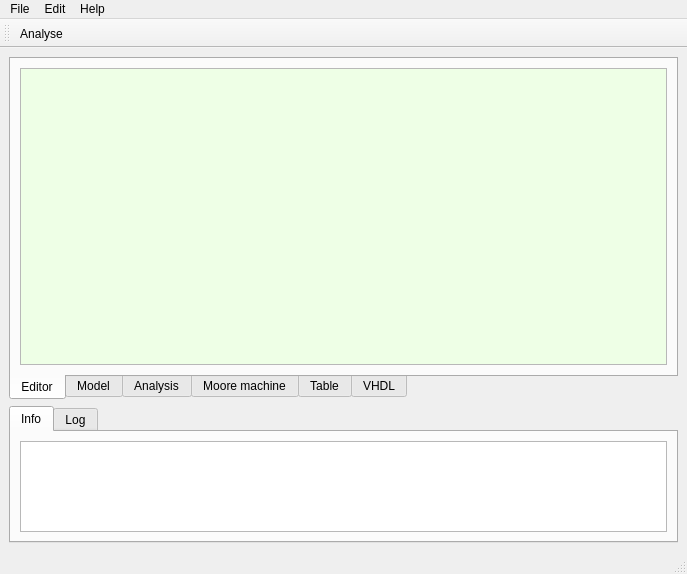
<?xml version="1.0" encoding="UTF-8"?>
<ui version="4.0">
 <class>ADCSWindow</class>
 <widget class="QMainWindow" name="ADCSWindow">
  <property name="geometry">
   <rect>
    <x>0</x>
    <y>0</y>
    <width>687</width>
    <height>574</height>
   </rect>
  </property>
  <property name="windowTitle">
   <string>Form1</string>
  </property>
  <widget class="QWidget" name="centralwidget">
   <layout class="QVBoxLayout" name="verticalLayout_2" stretch="5,2">
    <item>
     <widget class="QTabWidget" name="tabWidget">
      <property name="tabPosition">
       <enum>QTabWidget::South</enum>
      </property>
      <property name="tabShape">
       <enum>QTabWidget::Rounded</enum>
      </property>
      <property name="currentIndex">
       <number>0</number>
      </property>
      <property name="usesScrollButtons">
       <bool>true</bool>
      </property>
      <property name="documentMode">
       <bool>false</bool>
      </property>
      <property name="tabsClosable">
       <bool>false</bool>
      </property>
      <property name="movable">
       <bool>false</bool>
      </property>
      <widget class="QWidget" name="editorTab">
       <attribute name="title">
        <string>Editor</string>
       </attribute>
       <layout class="QHBoxLayout" name="innerLayout" stretch="0">
        <item>
         <layout class="QVBoxLayout" name="workArea" stretch="0">
          <item>
           <widget class="QPlainTextEdit" name="textEdit">
            <property name="palette">
             <palette>
              <active>
               <colorrole role="Base">
                <brush brushstyle="SolidPattern">
                 <color alpha="255">
                  <red>238</red>
                  <green>255</green>
                  <blue>230</blue>
                 </color>
                </brush>
               </colorrole>
              </active>
              <inactive>
               <colorrole role="Base">
                <brush brushstyle="SolidPattern">
                 <color alpha="255">
                  <red>238</red>
                  <green>255</green>
                  <blue>230</blue>
                 </color>
                </brush>
               </colorrole>
              </inactive>
              <disabled>
               <colorrole role="Base">
                <brush brushstyle="SolidPattern">
                 <color alpha="255">
                  <red>255</red>
                  <green>255</green>
                  <blue>255</blue>
                 </color>
                </brush>
               </colorrole>
              </disabled>
             </palette>
            </property>
            <property name="font">
             <font>
              <pointsize>24</pointsize>
             </font>
            </property>
           </widget>
          </item>
         </layout>
        </item>
       </layout>
      </widget>
      <widget class="QWidget" name="modelTab">
       <property name="enabled">
        <bool>true</bool>
       </property>
       <attribute name="title">
        <string>Model</string>
       </attribute>
       <layout class="QVBoxLayout" name="tab_2_layout">
        <item>
         <layout class="QHBoxLayout" name="horizontalLayout" stretch="1,2,4">
          <item>
           <widget class="QFrame" name="frame">
            <property name="frameShape">
             <enum>QFrame::StyledPanel</enum>
            </property>
            <property name="frameShadow">
             <enum>QFrame::Raised</enum>
            </property>
            <layout class="QVBoxLayout" name="verticalLayout_3">
             <item>
              <widget class="QLabel" name="label">
               <property name="text">
                <string>Signals</string>
               </property>
              </widget>
             </item>
             <item>
              <widget class="QListWidget" name="listSignals"/>
             </item>
            </layout>
           </widget>
          </item>
          <item>
           <widget class="QFrame" name="frame_2">
            <property name="frameShape">
             <enum>QFrame::StyledPanel</enum>
            </property>
            <property name="frameShadow">
             <enum>QFrame::Raised</enum>
            </property>
            <layout class="QVBoxLayout" name="verticalLayout">
             <item>
              <widget class="QLabel" name="label_2">
               <property name="text">
                <string>Node-Signals</string>
               </property>
              </widget>
             </item>
             <item>
              <widget class="QListWidget" name="listNodes"/>
             </item>
            </layout>
           </widget>
          </item>
          <item>
           <widget class="QTableView" name="matrix">
            <property name="gridStyle">
             <enum>Qt::SolidLine</enum>
            </property>
            <property name="sortingEnabled">
             <bool>false</bool>
            </property>
           </widget>
          </item>
         </layout>
        </item>
       </layout>
      </widget>



      <widget class="QWidget" name="analysisTab">
       <property name="enabled">
        <bool>true</bool>
       </property>
       <attribute name="title">
        <string>Analysis</string>
       </attribute>
       <layout class="QVBoxLayout" name="tab_2_layout">
        <item>
         <layout class="QHBoxLayout" name="horizontalLayout" stretch="1,1">
          <item>
           <widget class="QFrame" name="frame">
            <property name="frameShape">
             <enum>QFrame::StyledPanel</enum>
            </property>
            <property name="frameShadow">
             <enum>QFrame::Raised</enum>
            </property>
            <layout class="QVBoxLayout" name="verticalLayout_3">
             <item>
              <widget class="QLabel" name="label">
               <property name="text">
                <string>Loops</string>
               </property>
              </widget>
             </item>
             <item>
              <widget class="QListWidget" name="listLoops"/>
             </item>
            </layout>
           </widget>
          </item>

          <item>
           <widget class="QFrame" name="frame">
            <property name="frameShape">
             <enum>QFrame::StyledPanel</enum>
            </property>
            <property name="frameShadow">
             <enum>QFrame::Raised</enum>
            </property>
            <layout class="QVBoxLayout" name="verticalLayout_3">
             <item>
              <widget class="QLabel" name="label">
               <property name="text">
                <string>Paths</string>
               </property>
              </widget>
             </item>
             <item>
              <widget class="QListWidget" name="listPaths"/>
             </item>
            </layout>
           </widget>
          </item>
         </layout>
        </item>
       </layout>
      </widget>



      <widget class="QWidget" name="machineTab">
       <property name="enabled">
        <bool>true</bool>
       </property>
       <attribute name="title">
        <string>Moore machine</string>
       </attribute>
       <layout class="QVBoxLayout" name="tab_2_layout">
        <item>
         <layout class="QHBoxLayout" name="machineLayout" stretch="1,1">
          <item>
           <widget class="QFrame" name="frame">
            <property name="frameShape">
             <enum>QFrame::StyledPanel</enum>
            </property>
            <property name="frameShadow">
             <enum>QFrame::Raised</enum>
            </property>
            <layout class="QVBoxLayout" name="verticalLayout_3">
             <item>
              <widget class="QLabel" name="label">
               <property name="text">
                <string>Transitions</string>
               </property>
              </widget>
             </item>
             <item>
              <widget class="QListWidget" name="listTransitions"/>
             </item>
            </layout>
           </widget>
          </item>

          <item>
           <widget class="QFrame" name="frame">
            <property name="frameShape">
             <enum>QFrame::StyledPanel</enum>
            </property>
            <property name="frameShadow">
             <enum>QFrame::Raised</enum>
            </property>
            <layout class="QVBoxLayout" name="verticalLayout_3">
             <item>
              <widget class="QLabel" name="label">
               <property name="text">
                <string>Signals</string>
               </property>
              </widget>
             </item>
             <item>
              <widget class="QListWidget" name="listSignalsMachine"/>
             </item>
            </layout>
           </widget>
          </item>

         </layout>
        </item>
       </layout>
      </widget> 




      <widget class="QWidget" name="tableTab">
       <property name="enabled">
        <bool>true</bool>
       </property>
       <attribute name="title">
        <string>Table</string>
       </attribute>
       <layout class="QVBoxLayout" name="tab_2_layout">
        <item>
         <layout class="QHBoxLayout" name="horizontalLayout" stretch="1,1">
          <item>
           <widget class="QFrame" name="frame">
            <property name="frameShape">
             <enum>QFrame::StyledPanel</enum>
            </property>
            <property name="frameShadow">
             <enum>QFrame::Raised</enum>
            </property>
            <layout class="QVBoxLayout" name="verticalLayout_3">
             <item>
              <widget class="QLabel" name="label">
               <property name="text">
                <string>Transition Table</string>
               </property>
              </widget>
             </item>
             <item>
               <widget class="QTableView" name="tr_table">
                <property name="gridStyle">
                 <enum>Qt::SolidLine</enum>
                </property>
                <property name="sortingEnabled">
                 <bool>false</bool>
                </property>
               </widget>
             </item>
            </layout>
           </widget>
           </item>
          <item>
          <widget class="QFrame" name="frame">
            <property name="frameShape">
             <enum>QFrame::StyledPanel</enum>
            </property>
            <property name="frameShadow">
             <enum>QFrame::Raised</enum>
            </property>
            <layout class="QVBoxLayout" name="formulasLayout">
            
            </layout>
           </widget>
          </item>

         </layout>
        </item>
       </layout>
      </widget>







      <widget class="QWidget" name="vhdlTab">
       <property name="enabled">
        <bool>true</bool>
       </property>
       <attribute name="title">
        <string>VHDL</string>
       </attribute>
       <layout class="QVBoxLayout" name="tab_2_layout">
        <item>


            <layout class="QVBoxLayout" name="verticalLayout_3">
             <item>
              <widget class="QLabel" name="label">
               <property name="text">
                <string>Generated VHDL</string>
               </property>
              </widget>
             </item>
             <item>
               <widget class="QTextEdit" name="vhdl_text">
                <property name="readOnly">
                 <bool>true</bool>
                </property>
                <property name="fontFamily">
                 <string>Courier</string>
                </property>
               </widget>
             </item>

         </layout>
        </item>
       </layout>
      </widget>



     </widget>





    </item>
    <item>
     <widget class="QTabWidget" name="tabWidget_2">
      <property name="currentIndex">
       <number>0</number>
      </property>
      <widget class="QWidget" name="tab">
       <attribute name="title">
        <string>Info</string>
       </attribute>
       <layout class="QVBoxLayout" name="tab_2_layout">
        <item>
         <widget class="QPlainTextEdit" name="info">
          <property name="enabled">
           <bool>true</bool>
          </property>
          <property name="readOnly">
           <bool>true</bool>
          </property>
         </widget>
        </item>
       </layout>
      </widget>
      <widget class="QWidget" name="tab_3">
       <attribute name="title">
        <string>Log</string>
       </attribute>
       <layout class="QVBoxLayout" name="tab_2_layout">
        <item>
         <widget class="QPlainTextEdit" name="log">
          <property name="font">
           <font>
            <family>DejaVu Sans Mono</family>
           </font>
          </property>
          <property name="readOnly">
           <bool>true</bool>
          </property>
         </widget>
        </item>
       </layout>
      </widget>
     </widget>
    </item>
   </layout>
  </widget>
  <widget class="QMenuBar" name="menuBar">
   <property name="geometry">
    <rect>
     <x>0</x>
     <y>0</y>
     <width>687</width>
     <height>27</height>
    </rect>
   </property>
   <widget class="QMenu" name="menuHelp">
    <property name="title">
     <string>Help</string>
    </property>
    <addaction name="actionAbout"/>
   </widget>
   <widget class="QMenu" name="menuFile">
    <property name="title">
     <string>File</string>
    </property>
    <addaction name="actionNew"/>
    <addaction name="actionOpen_alg"/>
    <addaction name="actionOpen_bin"/>
    <addaction name="actionSave_alg"/>
    <addaction name="actionSave_bin"/>
    <addaction name="actionSave_machine"/>
    <addaction name="separator"/>
    <addaction name="actionOpen_machine"/>
    <addaction name="actionSave_machine"/>
    <addaction name="separator"/>
    <addaction name="actionSave_vhdl"/>
    <addaction name="separator"/>
    <addaction name="actionExit"/>
   </widget>
   <widget class="QMenu" name="menuEdit">
    <property name="title">
     <string>Edit</string>
    </property>
   </widget>
   <addaction name="menuFile"/>
   <addaction name="menuEdit"/>
   <addaction name="menuHelp"/>
  </widget>
  <widget class="QStatusBar" name="statusBar"/>
  <widget class="QToolBar" name="toolBar">
   <property name="windowTitle">
    <string>toolBar</string>
   </property>
   <attribute name="toolBarArea">
    <enum>TopToolBarArea</enum>
   </attribute>
   <attribute name="toolBarBreak">
    <bool>false</bool>
   </attribute>
   <addaction name="actionAnalyse"/>
  </widget>
  <action name="actionOpen_alg">
   <property name="text">
    <string>Open algorithm</string>
   </property>
  </action>
  <action name="actionOpen_bin">
   <property name="text">
    <string>Open model</string>
   </property>
  </action>
  <action name="actionSave_alg">
   <property name="text">
    <string>Save algorithm</string>
   </property>
  </action>
  <action name="actionSave_machine">
   <property name="text">
    <string>Save machine</string>
   </property>
  </action>
  <action name="actionOpen_machine">
   <property name="text">
    <string>Open machine</string>
   </property>
  </action>
  <action name="actionSave_bin">
   <property name="text">
    <string>Save model</string>
   </property>
  </action>
  <action name="actionSave_vhdl">
   <property name="text">
    <string>Save VHDL code</string>
   </property>
  </action>
  <action name="actionExit">
   <property name="text">
    <string>Exit</string>
   </property>
  </action>
  <action name="actionAbout">
   <property name="text">
    <string>About...</string>
   </property>
  </action>
  <action name="actionNew">
   <property name="text">
    <string>New</string>
   </property>
  </action>
  <action name="actionAnalyse">
   <property name="text">
    <string>Analyse</string>
   </property>
  </action>
 </widget>
 <tabstops>
  <tabstop>textEdit</tabstop>
  <tabstop>tabWidget_2</tabstop>
  <tabstop>info</tabstop>
  <tabstop>tabWidget</tabstop>
  <tabstop>log</tabstop>
 </tabstops>
 <resources/>
 <connections/>
</ui>
